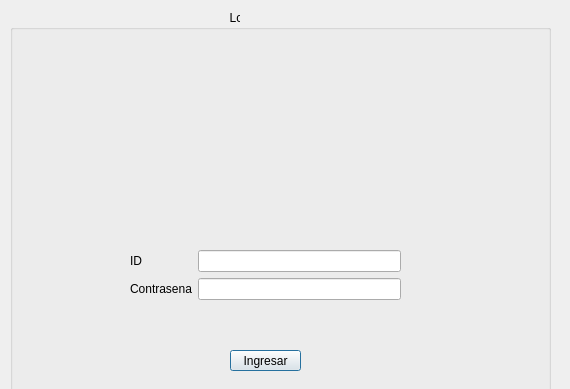
<?xml version="1.0" encoding="UTF-8"?>
<ui version="4.0">
 <class>Dialog</class>
 <widget class="QDialog" name="Dialog">
  <property name="geometry">
   <rect>
    <x>0</x>
    <y>0</y>
    <width>570</width>
    <height>389</height>
   </rect>
  </property>
  <property name="windowTitle">
   <string>Dialog</string>
  </property>
  <widget class="QGroupBox" name="groupBox">
   <property name="geometry">
    <rect>
     <x>10</x>
     <y>10</y>
     <width>541</width>
     <height>401</height>
    </rect>
   </property>
   <property name="title">
    <string>                                                                  Login</string>
   </property>
   <widget class="QWidget" name="formLayoutWidget_3">
    <property name="geometry">
     <rect>
      <x>120</x>
      <y>240</y>
      <width>271</width>
      <height>85</height>
     </rect>
    </property>
    <layout class="QFormLayout" name="formLayout_3">
     <property name="fieldGrowthPolicy">
      <enum>QFormLayout::AllNonFixedFieldsGrow</enum>
     </property>
     <item row="0" column="0">
      <widget class="QLabel" name="label_13">
       <property name="text">
        <string>ID</string>
       </property>
      </widget>
     </item>
     <item row="2" column="0">
      <widget class="QLabel" name="label_14">
       <property name="text">
        <string>Contrasena</string>
       </property>
      </widget>
     </item>
     <item row="2" column="1">
      <widget class="QLineEdit" name="LPass"/>
     </item>
     <item row="0" column="1">
      <widget class="QLineEdit" name="LId"/>
     </item>
    </layout>
   </widget>
   <widget class="QPushButton" name="BIngresar">
    <property name="geometry">
     <rect>
      <x>220</x>
      <y>340</y>
      <width>71</width>
      <height>21</height>
     </rect>
    </property>
    <property name="text">
     <string>Ingresar</string>
    </property>
   </widget>
   <widget class="QLabel" name="label">
    <property name="geometry">
     <rect>
      <x>0</x>
      <y>30</y>
      <width>541</width>
      <height>191</height>
     </rect>
    </property>
    <property name="text">
     <string/>
    </property>
    <property name="pixmap">
     <pixmap>rikolin.jpg</pixmap>
    </property>
   </widget>
  </widget>
 </widget>
 <resources/>
 <connections/>
</ui>
